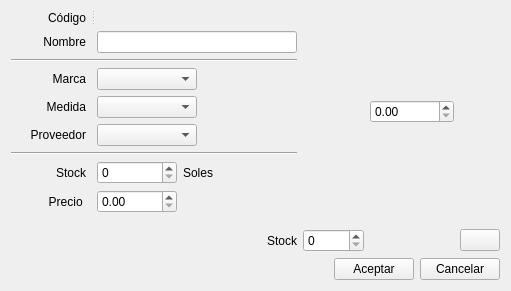
<?xml version="1.0" encoding="UTF-8"?>
<ui version="4.0">
 <class>ui_edit_articulos</class>
 <widget class="QDialog" name="ui_edit_articulos">
  <property name="windowModality">
   <enum>Qt::ApplicationModal</enum>
  </property>
  <property name="geometry">
   <rect>
    <x>0</x>
    <y>0</y>
    <width>310</width>
    <height>278</height>
   </rect>
  </property>
  <property name="font">
   <font>
    <family>Segoe UI</family>
   </font>
  </property>
  <property name="windowTitle">
   <string>Editar Articulo</string>
  </property>
  <property name="windowIcon">
   <iconset resource="Icons.qrc">
    <normaloff>:/Iconos/Iconos/doc_edit.png</normaloff>:/Iconos/Iconos/doc_edit.png</iconset>
  </property>
  <layout class="QGridLayout" name="gridLayout_6">
   <item row="0" column="0">
    <layout class="QGridLayout" name="gridLayout_5">
     <item row="0" column="0">
      <layout class="QGridLayout" name="gridLayout_4">
       <item row="0" column="0">
        <widget class="QSplitter" name="splitter">
         <property name="orientation">
          <enum>Qt::Horizontal</enum>
         </property>
         <widget class="QLabel" name="l_codigo_2">
          <property name="sizePolicy">
           <sizepolicy hsizetype="Fixed" vsizetype="Preferred">
            <horstretch>0</horstretch>
            <verstretch>0</verstretch>
           </sizepolicy>
          </property>
          <property name="minimumSize">
           <size>
            <width>80</width>
            <height>0</height>
           </size>
          </property>
          <property name="maximumSize">
           <size>
            <width>80</width>
            <height>16777215</height>
           </size>
          </property>
          <property name="text">
           <string>Código</string>
          </property>
          <property name="alignment">
           <set>Qt::AlignRight|Qt::AlignTrailing|Qt::AlignVCenter</set>
          </property>
          <property name="indent">
           <number>5</number>
          </property>
         </widget>
         <widget class="QLabel" name="l_codigoop">
          <property name="sizePolicy">
           <sizepolicy hsizetype="Fixed" vsizetype="Preferred">
            <horstretch>0</horstretch>
            <verstretch>0</verstretch>
           </sizepolicy>
          </property>
          <property name="minimumSize">
           <size>
            <width>80</width>
            <height>0</height>
           </size>
          </property>
          <property name="maximumSize">
           <size>
            <width>80</width>
            <height>16777215</height>
           </size>
          </property>
          <property name="text">
           <string/>
          </property>
         </widget>
        </widget>
       </item>
       <item row="1" column="0">
        <layout class="QGridLayout" name="gridLayout_2">
         <item row="0" column="0">
          <widget class="QLabel" name="l_nombre_2">
           <property name="minimumSize">
            <size>
             <width>80</width>
             <height>0</height>
            </size>
           </property>
           <property name="maximumSize">
            <size>
             <width>80</width>
             <height>16777215</height>
            </size>
           </property>
           <property name="text">
            <string>Nombre</string>
           </property>
           <property name="alignment">
            <set>Qt::AlignRight|Qt::AlignTrailing|Qt::AlignVCenter</set>
           </property>
           <property name="indent">
            <number>5</number>
           </property>
          </widget>
         </item>
         <item row="0" column="1">
          <widget class="QLineEdit" name="le_nombre_2">
           <property name="sizePolicy">
            <sizepolicy hsizetype="Fixed" vsizetype="Fixed">
             <horstretch>0</horstretch>
             <verstretch>0</verstretch>
            </sizepolicy>
           </property>
           <property name="minimumSize">
            <size>
             <width>200</width>
             <height>0</height>
            </size>
           </property>
           <property name="maximumSize">
            <size>
             <width>200</width>
             <height>16777215</height>
            </size>
           </property>
          </widget>
         </item>
        </layout>
       </item>
       <item row="3" column="0">
        <layout class="QHBoxLayout" name="horizontalLayout">
         <item>
          <layout class="QGridLayout" name="gridLayout">
           <item row="0" column="0">
            <widget class="QLabel" name="l_marca_2">
             <property name="minimumSize">
              <size>
               <width>80</width>
               <height>0</height>
              </size>
             </property>
             <property name="maximumSize">
              <size>
               <width>80</width>
               <height>16777215</height>
              </size>
             </property>
             <property name="text">
              <string>Marca</string>
             </property>
             <property name="alignment">
              <set>Qt::AlignRight|Qt::AlignTrailing|Qt::AlignVCenter</set>
             </property>
             <property name="indent">
              <number>5</number>
             </property>
            </widget>
           </item>
           <item row="0" column="1">
            <widget class="QComboBox" name="cb_marca">
             <property name="sizePolicy">
              <sizepolicy hsizetype="Fixed" vsizetype="Fixed">
               <horstretch>0</horstretch>
               <verstretch>0</verstretch>
              </sizepolicy>
             </property>
             <property name="minimumSize">
              <size>
               <width>100</width>
               <height>0</height>
              </size>
             </property>
            </widget>
           </item>
           <item row="0" column="2">
            <widget class="QPushButton" name="btn_add_marca">
             <property name="text">
              <string/>
             </property>
             <property name="icon">
              <iconset resource="Icons.qrc">
               <normaloff>:/Iconos/Iconos/sq_plus.png</normaloff>:/Iconos/Iconos/sq_plus.png</iconset>
             </property>
             <property name="flat">
              <bool>true</bool>
             </property>
            </widget>
           </item>
           <item row="1" column="0">
            <widget class="QLabel" name="l_medida_2">
             <property name="minimumSize">
              <size>
               <width>80</width>
               <height>0</height>
              </size>
             </property>
             <property name="maximumSize">
              <size>
               <width>80</width>
               <height>16777215</height>
              </size>
             </property>
             <property name="text">
              <string>Medida</string>
             </property>
             <property name="alignment">
              <set>Qt::AlignRight|Qt::AlignTrailing|Qt::AlignVCenter</set>
             </property>
             <property name="indent">
              <number>5</number>
             </property>
            </widget>
           </item>
           <item row="1" column="1">
            <widget class="QComboBox" name="cb_medida">
             <property name="sizePolicy">
              <sizepolicy hsizetype="Fixed" vsizetype="Fixed">
               <horstretch>0</horstretch>
               <verstretch>0</verstretch>
              </sizepolicy>
             </property>
             <property name="minimumSize">
              <size>
               <width>100</width>
               <height>0</height>
              </size>
             </property>
            </widget>
           </item>
           <item row="1" column="2">
            <widget class="QPushButton" name="btn_add_medida">
             <property name="text">
              <string/>
             </property>
             <property name="icon">
              <iconset resource="Icons.qrc">
               <normaloff>:/Iconos/Iconos/sq_plus.png</normaloff>:/Iconos/Iconos/sq_plus.png</iconset>
             </property>
             <property name="flat">
              <bool>true</bool>
             </property>
            </widget>
           </item>
           <item row="2" column="0">
            <widget class="QLabel" name="label_2">
             <property name="minimumSize">
              <size>
               <width>80</width>
               <height>0</height>
              </size>
             </property>
             <property name="maximumSize">
              <size>
               <width>80</width>
               <height>16777215</height>
              </size>
             </property>
             <property name="text">
              <string>Proveedor</string>
             </property>
             <property name="alignment">
              <set>Qt::AlignRight|Qt::AlignTrailing|Qt::AlignVCenter</set>
             </property>
             <property name="indent">
              <number>5</number>
             </property>
            </widget>
           </item>
           <item row="2" column="1">
            <widget class="QComboBox" name="cb_proveedor">
             <property name="sizePolicy">
              <sizepolicy hsizetype="Fixed" vsizetype="Fixed">
               <horstretch>0</horstretch>
               <verstretch>0</verstretch>
              </sizepolicy>
             </property>
             <property name="minimumSize">
              <size>
               <width>100</width>
               <height>0</height>
              </size>
             </property>
            </widget>
           </item>
           <item row="2" column="2">
            <widget class="QPushButton" name="btn_add_proveedor">
             <property name="text">
              <string/>
             </property>
             <property name="icon">
              <iconset resource="Icons.qrc">
               <normaloff>:/Iconos/Iconos/sq_plus.png</normaloff>:/Iconos/Iconos/sq_plus.png</iconset>
             </property>
             <property name="flat">
              <bool>true</bool>
             </property>
            </widget>
           </item>
          </layout>
         </item>
         <item>
          <spacer name="horizontalSpacer">
           <property name="orientation">
            <enum>Qt::Horizontal</enum>
           </property>
           <property name="sizeHint" stdset="0">
            <size>
             <width>40</width>
             <height>20</height>
            </size>
           </property>
          </spacer>
         </item>
        </layout>
       </item>
       <item row="5" column="0">
        <layout class="QHBoxLayout" name="horizontalLayout_2">
         <item>
          <layout class="QGridLayout" name="gridLayout_3">
           <item row="0" column="0">
            <widget class="QLabel" name="l_stock_2">
             <property name="minimumSize">
              <size>
               <width>80</width>
               <height>0</height>
              </size>
             </property>
             <property name="maximumSize">
              <size>
               <width>80</width>
               <height>16777215</height>
              </size>
             </property>
             <property name="text">
              <string>Stock</string>
             </property>
             <property name="alignment">
              <set>Qt::AlignRight|Qt::AlignTrailing|Qt::AlignVCenter</set>
             </property>
             <property name="indent">
              <number>5</number>
             </property>
            </widget>
           </item>
           <item row="0" column="1">
            <widget class="QSpinBox" name="le_stock_2">
             <property name="minimumSize">
              <size>
               <width>80</width>
               <height>0</height>
              </size>
             </property>
             <property name="maximumSize">
              <size>
               <width>80</width>
               <height>16777215</height>
              </size>
             </property>
            </widget>
           </item>
           <item row="1" column="0">
            <widget class="QLabel" name="l_precio_2">
             <property name="minimumSize">
              <size>
               <width>80</width>
               <height>0</height>
              </size>
             </property>
             <property name="maximumSize">
              <size>
               <width>80</width>
               <height>16777215</height>
              </size>
             </property>
             <property name="text">
              <string>Precio </string>
             </property>
             <property name="alignment">
              <set>Qt::AlignRight|Qt::AlignTrailing|Qt::AlignVCenter</set>
             </property>
             <property name="indent">
              <number>5</number>
             </property>
            </widget>
           </item>
           <item row="1" column="1">
            <widget class="QDoubleSpinBox" name="le_precio_2">
             <property name="minimumSize">
              <size>
               <width>80</width>
               <height>0</height>
              </size>
             </property>
             <property name="maximumSize">
              <size>
               <width>80</width>
               <height>16777215</height>
              </size>
             </property>
             <property name="maximum">
              <double>100000000.000000000000000</double>
             </property>
            </widget>
           </item>
           <item row="0" column="2">
            <widget class="QLabel" name="label">
             <property name="text">
              <string>Soles</string>
             </property>
            </widget>
           </item>
          </layout>
         </item>
         <item>
          <spacer name="horizontalSpacer_2">
           <property name="orientation">
            <enum>Qt::Horizontal</enum>
           </property>
           <property name="sizeHint" stdset="0">
            <size>
             <width>40</width>
             <height>20</height>
            </size>
           </property>
          </spacer>
         </item>
        </layout>
       </item>
       <item row="2" column="0">
        <widget class="Line" name="line">
         <property name="orientation">
          <enum>Qt::Horizontal</enum>
         </property>
        </widget>
       </item>
       <item row="4" column="0">
        <widget class="Line" name="line_2">
         <property name="orientation">
          <enum>Qt::Horizontal</enum>
         </property>
        </widget>
       </item>
      </layout>
     </item>
     <item row="1" column="0">
      <spacer name="verticalSpacer">
       <property name="orientation">
        <enum>Qt::Vertical</enum>
       </property>
       <property name="sizeType">
        <enum>QSizePolicy::Fixed</enum>
       </property>
       <property name="sizeHint" stdset="0">
        <size>
         <width>20</width>
         <height>10</height>
        </size>
       </property>
      </spacer>
     </item>
     <item row="2" column="0">
      <widget class="QLabel" name="l_stock_2">
       <property name="text">
        <string>Stock</string>
       </property>
       <property name="alignment">
        <set>Qt::AlignRight|Qt::AlignTrailing|Qt::AlignVCenter</set>
       </property>
      </widget>
     </item>
     <item row="2" column="10">
      <widget class="QPushButton" name="btn_add_grupo">
       <property name="text">
        <string/>
       </property>
      </widget>
     </item>
     <item row="2" column="1">
      <widget class="QSpinBox" name="le_stock_2">
       <property name="maximum">
        <number>10000</number>
       </property>
      </widget>
     </item>
     <item row="0" column="9">
      <widget class="QDoubleSpinBox" name="le_precio_2">
       <property name="maximum">
        <double>100000000.000000000000000</double>
       </property>
      </widget>
     </item>
    </layout>
   </item>
   <item row="2" column="0">
    <layout class="QHBoxLayout" name="horizontalLayout_3">
       <item>
        <spacer name="horizontalSpacer_3">
         <property name="orientation">
          <enum>Qt::Horizontal</enum>
         </property>
         <property name="sizeHint" stdset="0">
          <size>
           <width>40</width>
           <height>20</height>
          </size>
         </property>
        </spacer>
       </item>
       <item>
        <widget class="QPushButton" name="btn_aceptar">
         <property name="text">
          <string>Aceptar</string>
         </property>
        </widget>
       </item>
       <item>
        <widget class="QPushButton" name="btn_cancelar">
         <property name="text">
          <string>Cancelar</string>
         </property>
        </widget>
       </item>
      </layout>
   </item>
  </layout>
 </widget>
 <resources>
  <include location="Icons.qrc"/>
 </resources>
 <connections/>
</ui>
